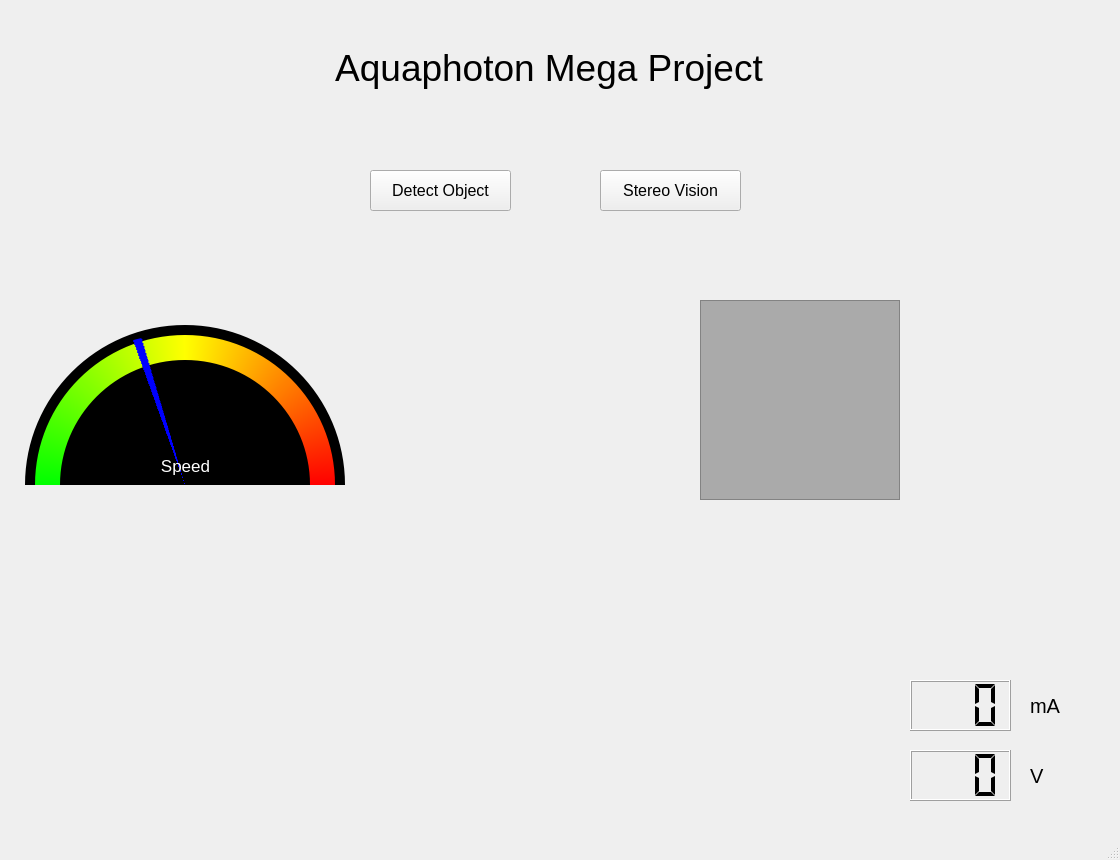
<?xml version="1.0" encoding="UTF-8"?>
<ui version="4.0">
 <class>MainWindow</class>
 <widget class="QMainWindow" name="MainWindow">
  <property name="geometry">
   <rect>
    <x>0</x>
    <y>0</y>
    <width>1120</width>
    <height>860</height>
   </rect>
  </property>
  <property name="windowTitle">
   <string>MainWindow</string>
  </property>
  <widget class="QWidget" name="centralwidget">
   <widget class="QLCDNumber" name="current">
    <property name="geometry">
     <rect>
      <x>910</x>
      <y>680</y>
      <width>101</width>
      <height>51</height>
     </rect>
    </property>
    <property name="digitCount">
     <number>3</number>
    </property>
    <property name="segmentStyle">
     <enum>QLCDNumber::Flat</enum>
    </property>
   </widget>
   <widget class="QLCDNumber" name="voltage">
    <property name="geometry">
     <rect>
      <x>910</x>
      <y>750</y>
      <width>101</width>
      <height>51</height>
     </rect>
    </property>
    <property name="digitCount">
     <number>3</number>
    </property>
    <property name="segmentStyle">
     <enum>QLCDNumber::Flat</enum>
    </property>
   </widget>
   <widget class="QLabel" name="volt">
    <property name="geometry">
     <rect>
      <x>1030</x>
      <y>760</y>
      <width>61</width>
      <height>31</height>
     </rect>
    </property>
    <property name="font">
     <font>
      <pointsize>15</pointsize>
     </font>
    </property>
    <property name="text">
     <string>V</string>
    </property>
   </widget>
   <widget class="QLabel" name="ampere">
    <property name="geometry">
     <rect>
      <x>1030</x>
      <y>690</y>
      <width>51</width>
      <height>31</height>
     </rect>
    </property>
    <property name="font">
     <font>
      <pointsize>15</pointsize>
     </font>
    </property>
    <property name="text">
     <string>mA</string>
    </property>
   </widget>
   <widget class="QLabel" name="Title">
    <property name="geometry">
     <rect>
      <x>280</x>
      <y>30</y>
      <width>538</width>
      <height>76</height>
     </rect>
    </property>
    <property name="font">
     <font>
      <pointsize>28</pointsize>
     </font>
    </property>
    <property name="styleSheet">
     <string notr="true"/>
    </property>
    <property name="text">
     <string>Aquaphoton Mega Project</string>
    </property>
    <property name="alignment">
     <set>Qt::AlignCenter</set>
    </property>
   </widget>
   <widget class="QPushButton" name="detect">
    <property name="geometry">
     <rect>
      <x>370</x>
      <y>170</y>
      <width>141</width>
      <height>41</height>
     </rect>
    </property>
    <property name="font">
     <font>
      <pointsize>12</pointsize>
     </font>
    </property>
    <property name="text">
     <string>Detect Object</string>
    </property>
   </widget>
   <widget class="QPushButton" name="stereo">
    <property name="geometry">
     <rect>
      <x>600</x>
      <y>170</y>
      <width>141</width>
      <height>41</height>
     </rect>
    </property>
    <property name="font">
     <font>
      <pointsize>12</pointsize>
     </font>
    </property>
    <property name="text">
     <string>Stereo Vision</string>
    </property>
   </widget>
   <widget class="QFrame" name="speedFore">
    <property name="geometry">
     <rect>
      <x>60</x>
      <y>360</y>
      <width>250</width>
      <height>250</height>
     </rect>
    </property>
    <property name="styleSheet">
     <string notr="true">border-radius: 125px;
background-color: qconicalgradient(cx:0.5, cy:0.5, angle:0, stop:0.49835 rgba(0, 0, 0, 255), stop:0.5 rgba(117, 117, 117, 0));</string>
    </property>
    <property name="frameShape">
     <enum>QFrame::StyledPanel</enum>
    </property>
    <property name="frameShadow">
     <enum>QFrame::Raised</enum>
    </property>
   </widget>
   <widget class="QFrame" name="speedBack">
    <property name="geometry">
     <rect>
      <x>25</x>
      <y>325</y>
      <width>320</width>
      <height>320</height>
     </rect>
    </property>
    <property name="styleSheet">
     <string notr="true">border-radius: 160px;
background-color: qconicalgradient(cx:0.5, cy:0.5, angle:0, stop:0.49835 rgba(0, 0, 0, 255), stop:0.5 rgba(117, 117, 117, 0));</string>
    </property>
    <property name="frameShape">
     <enum>QFrame::StyledPanel</enum>
    </property>
    <property name="frameShadow">
     <enum>QFrame::Raised</enum>
    </property>
   </widget>
   <widget class="QFrame" name="speedColors">
    <property name="geometry">
     <rect>
      <x>35</x>
      <y>335</y>
      <width>300</width>
      <height>300</height>
     </rect>
    </property>
    <property name="styleSheet">
     <string notr="true">background-color: qconicalgradient(cx:0.5, cy:0.5, angle:0, stop:0 rgba(255, 0, 0, 255), stop:0.25 rgba(255, 255, 0, 255), stop:0.499 rgba(0, 255, 0, 255), stop:0.5 rgba(0, 255, 0, 0));
border-radius: 150px;</string>
    </property>
    <property name="frameShape">
     <enum>QFrame::StyledPanel</enum>
    </property>
    <property name="frameShadow">
     <enum>QFrame::Raised</enum>
    </property>
   </widget>
   <widget class="QFrame" name="frame">
    <property name="geometry">
     <rect>
      <x>700</x>
      <y>300</y>
      <width>200</width>
      <height>200</height>
     </rect>
    </property>
    <property name="styleSheet">
     <string notr="true">background-color: rgb(170, 170, 170);</string>
    </property>
    <property name="frameShape">
     <enum>QFrame::StyledPanel</enum>
    </property>
    <property name="frameShadow">
     <enum>QFrame::Raised</enum>
    </property>
   </widget>
   <widget class="QFrame" name="pointer">
    <property name="geometry">
     <rect>
      <x>35</x>
      <y>335</y>
      <width>300</width>
      <height>300</height>
     </rect>
    </property>
    <property name="styleSheet">
     <string notr="true">border-radius: 135px;
background-color: qconicalgradient(cx:0.5, cy:0.5, angle:180, stop:0.795 rgba(26, 26, 26, 0), stop:0.796 rgba(0, 0, 255, 255), stop:0.8 rgba(0, 0, 255, 255), stop:0.804 rgba(0, 0, 255, 255), stop:0.805 rgba(26, 26, 26, 0));</string>
    </property>
    <property name="frameShape">
     <enum>QFrame::StyledPanel</enum>
    </property>
    <property name="frameShadow">
     <enum>QFrame::Raised</enum>
    </property>
   </widget>
   <widget class="QLabel" name="speedLabel">
    <property name="geometry">
     <rect>
      <x>150</x>
      <y>450</y>
      <width>71</width>
      <height>31</height>
     </rect>
    </property>
    <property name="font">
     <font>
      <pointsize>13</pointsize>
     </font>
    </property>
    <property name="styleSheet">
     <string notr="true">color: rgb(255, 255, 255);</string>
    </property>
    <property name="text">
     <string>Speed</string>
    </property>
    <property name="alignment">
     <set>Qt::AlignCenter</set>
    </property>
    <property name="margin">
     <number>3</number>
    </property>
   </widget>
   <zorder>speedBack</zorder>
   <zorder>current</zorder>
   <zorder>voltage</zorder>
   <zorder>volt</zorder>
   <zorder>ampere</zorder>
   <zorder>Title</zorder>
   <zorder>detect</zorder>
   <zorder>stereo</zorder>
   <zorder>speedColors</zorder>
   <zorder>frame</zorder>
   <zorder>speedFore</zorder>
   <zorder>pointer</zorder>
   <zorder>speedLabel</zorder>
  </widget>
  <widget class="QMenuBar" name="menubar">
   <property name="geometry">
    <rect>
     <x>0</x>
     <y>0</y>
     <width>1120</width>
     <height>26</height>
    </rect>
   </property>
  </widget>
  <widget class="QStatusBar" name="statusbar"/>
 </widget>
 <resources/>
 <connections/>
</ui>
